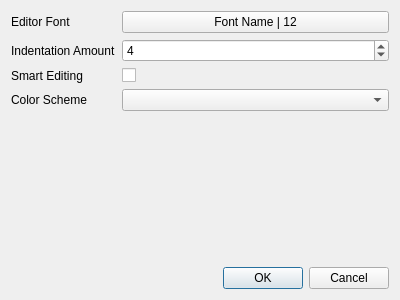
<?xml version="1.0" encoding="UTF-8"?>
<ui version="4.0">
 <class>Dialog</class>
 <widget class="QDialog" name="Dialog">
  <property name="geometry">
   <rect>
    <x>0</x>
    <y>0</y>
    <width>400</width>
    <height>300</height>
   </rect>
  </property>
  <property name="windowTitle">
   <string>Dialog</string>
  </property>
  <layout class="QVBoxLayout" name="verticalLayout">
   <item>
    <layout class="QFormLayout" name="formLayout">
     <item row="0" column="0">
      <widget class="QLabel" name="label">
       <property name="text">
        <string>Editor Font</string>
       </property>
      </widget>
     </item>
     <item row="0" column="1">
      <widget class="QPushButton" name="pushButton">
       <property name="text">
        <string>Font Name | 12</string>
       </property>
      </widget>
     </item>
     <item row="1" column="0">
      <widget class="QLabel" name="label_2">
       <property name="text">
        <string>Indentation Amount</string>
       </property>
      </widget>
     </item>
     <item row="2" column="0">
      <widget class="QLabel" name="label_3">
       <property name="text">
        <string>Smart Editing</string>
       </property>
      </widget>
     </item>
     <item row="2" column="1">
      <widget class="QCheckBox" name="checkBox">
       <property name="text">
        <string/>
       </property>
      </widget>
     </item>
     <item row="1" column="1">
      <widget class="QSpinBox" name="spinBox">
       <property name="minimum">
        <number>1</number>
       </property>
       <property name="maximum">
        <number>8</number>
       </property>
       <property name="value">
        <number>4</number>
       </property>
      </widget>
     </item>
     <item row="3" column="0">
      <widget class="QLabel" name="label_4">
       <property name="text">
        <string>Color Scheme</string>
       </property>
      </widget>
     </item>
     <item row="3" column="1">
      <widget class="QComboBox" name="comboBox"/>
     </item>
    </layout>
   </item>
   <item>
    <widget class="QDialogButtonBox" name="buttonBox">
     <property name="orientation">
      <enum>Qt::Horizontal</enum>
     </property>
     <property name="standardButtons">
      <set>QDialogButtonBox::Cancel|QDialogButtonBox::Ok</set>
     </property>
    </widget>
   </item>
  </layout>
 </widget>
 <resources/>
 <connections/>
</ui>
